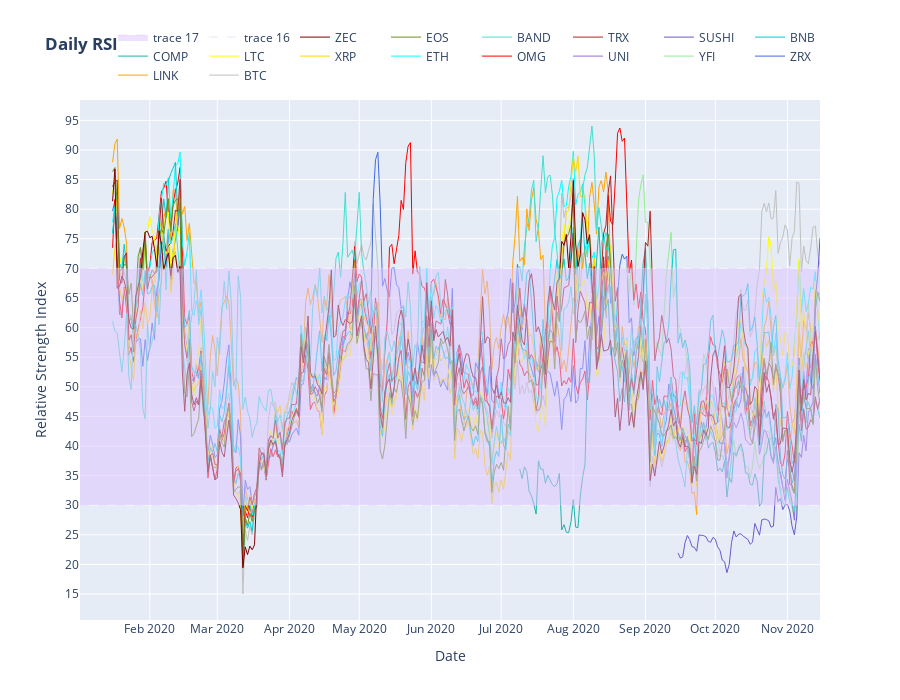

The cell this chart's notebook holds for it:
### Code cell
from fastquant import get_stock_data
from fastquant import get_crypto_data
from pandas_datareader import data as pdr
import yfinance as yf
import plotly.graph_objects as go
import pandas as pd
from datetime import datetime

now = datetime.today().strftime('%Y-%m-%d')
print('current date: ', now)

BTC = get_crypto_data("BTC/USDT", "2020-01-01", now) 
print('1/16 done')
LINK = get_crypto_data("LINK/USDT", "2020-01-01", now) 
print('2/16 done')
ZRX = get_crypto_data("ZRX/USDT", "2020-01-01", now) 
print('3/16 done')
YFI = get_crypto_data("YFI/USDT", "2020-01-01", now) 
print('4/16 done')
UNI = get_crypto_data("UNI/USDT", "2020-01-01", now) 
print('5/16 done')
OMG = get_crypto_data("OMG/USDT", "2020-01-01", now) 
print('6/16 done')
ETH = get_crypto_data("ETH/USDT", "2020-01-01", now)
print('7/16 done')
XRP = get_crypto_data("XRP/USDT", "2020-01-01", now)
print('8/16 done')
LTC = get_crypto_data("LTC/USDT", "2020-01-01", now)
print('9/16 done')
COMP = get_crypto_data("COMP/USDT", "2020-01-01", now)
print('10/16 done')
BNB = get_crypto_data("BNB/USDT", "2020-01-01", now)
print('11/16 done')
SUSHI = get_crypto_data("SUSHI/USDT", "2020-01-01", now)
print('12/16 done')
TRX = get_crypto_data("TRX/USDT", "2020-01-01", now)
print('13/16 done')
BAND = get_crypto_data("BAND/USDT", "2020-01-01", now)
print('14/16 done')
EOS = get_crypto_data("EOS/USDT", "2020-01-01", now)
print('15/16 done')
ZEC = get_crypto_data("ZEC/USDT", "2020-01-01", now)
print('16/16 done')

BTC = BTC.reset_index()
LINK = LINK.reset_index()
ZRX = ZRX.reset_index()
YFI = YFI.reset_index()
UNI = UNI.reset_index()
OMG = OMG.reset_index()
ETH = ETH.reset_index()
XRP = XRP.reset_index()
LTC = LTC.reset_index()
COMP = COMP.reset_index()
BNB = BNB.reset_index()
SUSHI = SUSHI.reset_index()
TRX = TRX.reset_index()
BAND = BAND.reset_index()
EOS = EOS.reset_index()
ZEC = ZEC.reset_index()

print('btc: ', BTC.head())

BTC = BTC[['dt','close']].rename(columns={"dt": "Date", "close": "btc_close"})
LINK = LINK[['dt','close']].rename(columns={"dt": "Date", "close": "link_close"})
ZRX = ZRX[['dt','close']].rename(columns={"dt": "Date", "close": "zrx_close"})
YFI = YFI[['dt','close']].rename(columns={"dt": "Date", "close": "yfi_close"})
UNI = UNI[['dt','close']].rename(columns={"dt": "Date", "close": "uni_close"})
OMG = OMG[['dt','close']].rename(columns={"dt": "Date", "close": "omg_close"})
ETH = ETH[['dt','close']].rename(columns={"dt": "Date", "close": "eth_close"})
XRP = XRP[['dt','close']].rename(columns={"dt": "Date", "close": "xrp_close"})
LTC = LTC[['dt','close']].rename(columns={"dt": "Date", "close": "ltc_close"})
COMP = COMP[['dt','close']].rename(columns={"dt": "Date", "close": "comp_close"})
BNB = BNB[['dt','close']].rename(columns={"dt": "Date", "close": "bnb_close"})
SUSHI = SUSHI[['dt','close']].rename(columns={"dt": "Date", "close": "sushi_close"})
TRX = TRX[['dt','close']].rename(columns={"dt": "Date", "close": "trx_close"})
BAND = BAND[['dt','close']].rename(columns={"dt": "Date", "close": "band_close"})
EOS = EOS[['dt','close']].rename(columns={"dt": "Date", "close": "eos_close"})
ZEC = ZEC[['dt','close']].rename(columns={"dt": "Date", "close": "zec_close"})

print('btc: \n ', BTC.head())

df = pd.merge(BTC, LINK, on='Date', how='left')
df = pd.merge(df, ZRX, on='Date', how='left')
df = pd.merge(df, YFI, on='Date', how='left')
df = pd.merge(df, UNI, on='Date', how='left')
df = pd.merge(df, OMG, on='Date', how='left')
df = pd.merge(df, ETH, on='Date', how='left')
df = pd.merge(df, XRP, on='Date', how='left')
df = pd.merge(df, LTC, on='Date', how='left')
df = pd.merge(df, COMP, on='Date', how='left')
df = pd.merge(df, BNB, on='Date', how='left')
df = pd.merge(df, SUSHI, on='Date', how='left')
df = pd.merge(df, TRX, on='Date', how='left')
df = pd.merge(df, BAND, on='Date', how='left')
df = pd.merge(df, EOS, on='Date', how='left')
df = pd.merge(df, ZEC, on='Date', how='left')

print(df.info)

#rsi function
def computeRSI (data, time_window):
    diff = data.diff(1).dropna() # diff in one field(one day)

    #this preservers dimensions off diff values
    up_chg = 0 * diff
    down_chg = 0 * diff
    
    # up change is equal to the positive difference, otherwise equal to zero
    up_chg[diff > 0] = diff[ diff>0 ]
    
    # down change is equal to negative deifference, otherwise equal to zero
    down_chg[diff < 0] = diff[ diff < 0 ]
    
    # check pandas documentation for ewm
    # https://pandas.pydata.org/pandas-docs/stable/reference/api/pandas.DataFrame.ewm.html
    # values are related to exponential decay
    # we set com=time_window-1 so we get decay alpha=1/time_window
    up_chg_avg = up_chg.ewm(com=time_window-1, min_periods=time_window).mean()
    down_chg_avg = down_chg.ewm(com=time_window-1, min_periods=time_window).mean()
    
    rs = abs(up_chg_avg/down_chg_avg)
    rsi = 100 - 100/(1+rs)
    return rsi

df['btc_close'] = computeRSI(df['btc_close'], 14)
df['link_close'] = computeRSI(df['link_close'], 14)
df['zrx_close'] = computeRSI(df['zrx_close'], 14)
df['yfi_close'] = computeRSI(df['yfi_close'], 14)
df['uni_close'] = computeRSI(df['uni_close'], 14)
df['omg_close'] = computeRSI(df['omg_close'], 14)
df['eth_close'] = computeRSI(df['eth_close'], 14)
df['xrp_close'] = computeRSI(df['xrp_close'], 14)
df['ltc_close'] = computeRSI(df['ltc_close'], 14)
df['comp_close'] = computeRSI(df['comp_close'], 14)
df['bnb_close'] = computeRSI(df['bnb_close'], 14)
df['sushi_close'] = computeRSI(df['sushi_close'], 14)
df['trx_close'] = computeRSI(df['trx_close'], 14)
df['band_close'] = computeRSI(df['band_close'], 14)
df['eos_close'] = computeRSI(df['eos_close'], 14)
df['zec_close'] = computeRSI(df['zec_close'], 14)

df['low'] = 30
df['high'] = 70
df.head(20)

#plot
fig = go.Figure()

#create lines/traces
fig.add_trace(go.Scatter(x=df['Date'], y=df['btc_close'],
                    mode='lines',
                    name='BTC',
                    line=dict(color="Silver", width=1),))
fig.add_trace(go.Scatter(x=df['Date'], y=df['link_close'],
                    mode='lines',
                    name='LINK',
                    line=dict(color="orange", width=1),))
fig.add_trace(go.Scatter(x=df['Date'], y=df['zrx_close'],
                    mode='lines',
                    name='ZRX',
                    line=dict(color="royalblue", width=1),))
fig.add_trace(go.Scatter(x=df['Date'], y=df['yfi_close'],
                    mode='lines',
                    name='YFI',
                    line=dict(color="LightGreen", width=1),))
fig.add_trace(go.Scatter(x=df['Date'], y=df['uni_close'],
                    mode='lines',
                    name='UNI',
                    line=dict(color="MediumPurple", width=1),))
fig.add_trace(go.Scatter(x=df['Date'], y=df['omg_close'],
                    mode='lines',
                    name='OMG',
                    line=dict(color="Red", width=1),))

fig.add_trace(go.Scatter(x=df['Date'], y=df['eth_close'],
                    mode='lines',
                    name='ETH',
                    line=dict(color="Aqua", width=1),))
fig.add_trace(go.Scatter(x=df['Date'], y=df['xrp_close'],
                    mode='lines',
                    name='XRP',
                    line=dict(color="Gold", width=1),))
fig.add_trace(go.Scatter(x=df['Date'], y=df['ltc_close'],
                    mode='lines',
                    name='LTC',
                    line=dict(color="Yellow", width=1),))
fig.add_trace(go.Scatter(x=df['Date'], y=df['comp_close'],
                    mode='lines',
                    name='COMP',
                    line=dict(color="lightseagreen", width=1),))
fig.add_trace(go.Scatter(x=df['Date'], y=df['bnb_close'],
                    mode='lines',
                    name='BNB',
                    line=dict(color="darkturquoise", width=1),))

fig.add_trace(go.Scatter(x=df['Date'], y=df['sushi_close'],
                    mode='lines',
                    name='SUSHI',
                    line=dict(color="slateblue", width=1),))
fig.add_trace(go.Scatter(x=df['Date'], y=df['trx_close'],
                    mode='lines',
                    name='TRX',
                    line=dict(color="firebrick", width=1),))

fig.add_trace(go.Scatter(x=df['Date'], y=df['band_close'],
                    mode='lines',
                    name='BAND',
                    line=dict(color="turquoise", width=1),))
fig.add_trace(go.Scatter(x=df['Date'], y=df['eos_close'],
                    mode='lines',
                    name='EOS',
                    line=dict(color="olivedrab", width=1),))
fig.add_trace(go.Scatter(x=df['Date'], y=df['zec_close'],
                    mode='lines',
                    name='ZEC',
                    line=dict(color="maroon", width=1),))

fig.add_trace(go.Scatter(x=df['Date'], y=df['high'],
                         fill=None,
                         mode='lines',
                         line=dict(width=0.5, color='rgb(222, 196, 255)', dash='dash')))
fig.add_trace(go.Scatter(x=df['Date'],y=df['low'],
                         fill='tonexty', # fill area between trace0 and trace1
                         mode='lines',
                         line=dict(width=0.5, color='rgb(222, 196, 255)', dash='dash')))

#update axis ticks
fig.update_yaxes(nticks=30,showgrid=True)
fig.update_xaxes(nticks=12,showgrid=True)

#update layout
fig.update_layout(title="<b>Daily RSI</b>"
                 , height = 700
                 , xaxis_title='Date'
                 , yaxis_title='Relative Strength Index'
                 , template = "plotly" #['ggplot2', 'seaborn', 'simple_white', 'plotly', 'plotly_white', 'plotly_dark']
                 )

#update legend
fig.update_layout(legend=dict(
    orientation="h",
    yanchor="bottom",
    y=1.02,
    xanchor="right",
    x=1
))

fig.show()

### Figure 1 — Plotly figure (JSON) as saved in the notebook; plotly's stock layout.template omitted (floating-point values rounded to 4 significant figures; data arrays with more than 128 entries replaced by an {"elided": "..."} marker saying what was removed)
{"data": [{"line": {"color": "Silver", "width": 1}, "mode": "lines", "name": "BTC", "type": "scatter", "x": {"elided": "319 str values"}, "y": {"elided": "319 float values"}}, {"line": {"color": "orange", "width": 1}, "mode": "lines", "name": "LINK", "type": "scatter", "x": {"elided": "319 str values"}, "y": {"elided": "319 float values"}}, {"line": {"color": "royalblue", "width": 1}, "mode": "lines", "name": "ZRX", "type": "scatter", "x": {"elided": "319 str values"}, "y": {"elided": "319 float values"}}, {"line": {"color": "LightGreen", "width": 1}, "mode": "lines", "name": "YFI", "type": "scatter", "x": {"elided": "319 str values"}, "y": {"elided": "319 float values"}}, {"line": {"color": "MediumPurple", "width": 1}, "mode": "lines", "name": "UNI", "type": "scatter", "x": {"elided": "319 str values"}, "y": {"elided": "319 float values"}}, {"line": {"color": "Red", "width": 1}, "mode": "lines", "name": "OMG", "type": "scatter", "x": {"elided": "319 str values"}, "y": {"elided": "319 float values"}}, {"line": {"color": "Aqua", "width": 1}, "mode": "lines", "name": "ETH", "type": "scatter", "x": {"elided": "319 str values"}, "y": {"elided": "319 float values"}}, {"line": {"color": "Gold", "width": 1}, "mode": "lines", "name": "XRP", "type": "scatter", "x": {"elided": "319 str values"}, "y": {"elided": "319 float values"}}, {"line": {"color": "Yellow", "width": 1}, "mode": "lines", "name": "LTC", "type": "scatter", "x": {"elided": "319 str values"}, "y": {"elided": "319 float values"}}, {"line": {"color": "lightseagreen", "width": 1}, "mode": "lines", "name": "COMP", "type": "scatter", "x": {"elided": "319 str values"}, "y": {"elided": "319 float values"}}, {"line": {"color": "darkturquoise", "width": 1}, "mode": "lines", "name": "BNB", "type": "scatter", "x": {"elided": "319 str values"}, "y": {"elided": "319 float values"}}, {"line": {"color": "slateblue", "width": 1}, "mode": "lines", "name": "SUSHI", "type": "scatter", "x": {"elided": "319 str values"}, "y": {"elided": "319 float values"}}, {"line": {"color": "firebrick", "width": 1}, "mode": "lines", "name": "TRX", "type": "scatter", "x": {"elided": "319 str values"}, "y": {"elided": "319 float values"}}, {"line": {"color": "turquoise", "width": 1}, "mode": "lines", "name": "BAND", "type": "scatter", "x": {"elided": "319 str values"}, "y": {"elided": "319 float values"}}, {"line": {"color": "olivedrab", "width": 1}, "mode": "lines", "name": "EOS", "type": "scatter", "x": {"elided": "319 str values"}, "y": {"elided": "319 float values"}}, {"line": {"color": "maroon", "width": 1}, "mode": "lines", "name": "ZEC", "type": "scatter", "x": {"elided": "319 str values"}, "y": {"elided": "319 float values"}}, {"line": {"color": "rgb(222, 196, 255)", "dash": "dash", "width": 0.5}, "mode": "lines", "type": "scatter", "x": {"elided": "319 str values"}, "y": {"elided": "319 int values"}}, {"fill": "tonexty", "line": {"color": "rgb(222, 196, 255)", "dash": "dash", "width": 0.5}, "mode": "lines", "type": "scatter", "x": {"elided": "319 str values"}, "y": {"elided": "319 int values"}}], "layout": {"height": 700, "legend": {"orientation": "h", "x": 1, "xanchor": "right", "y": 1.02, "yanchor": "bottom"}, "title": {"text": "<b>Daily RSI</b>"}, "xaxis": {"nticks": 12, "showgrid": true, "title": {"text": "Date"}}, "yaxis": {"nticks": 30, "showgrid": true, "title": {"text": "Relative Strength Index"}}}}
